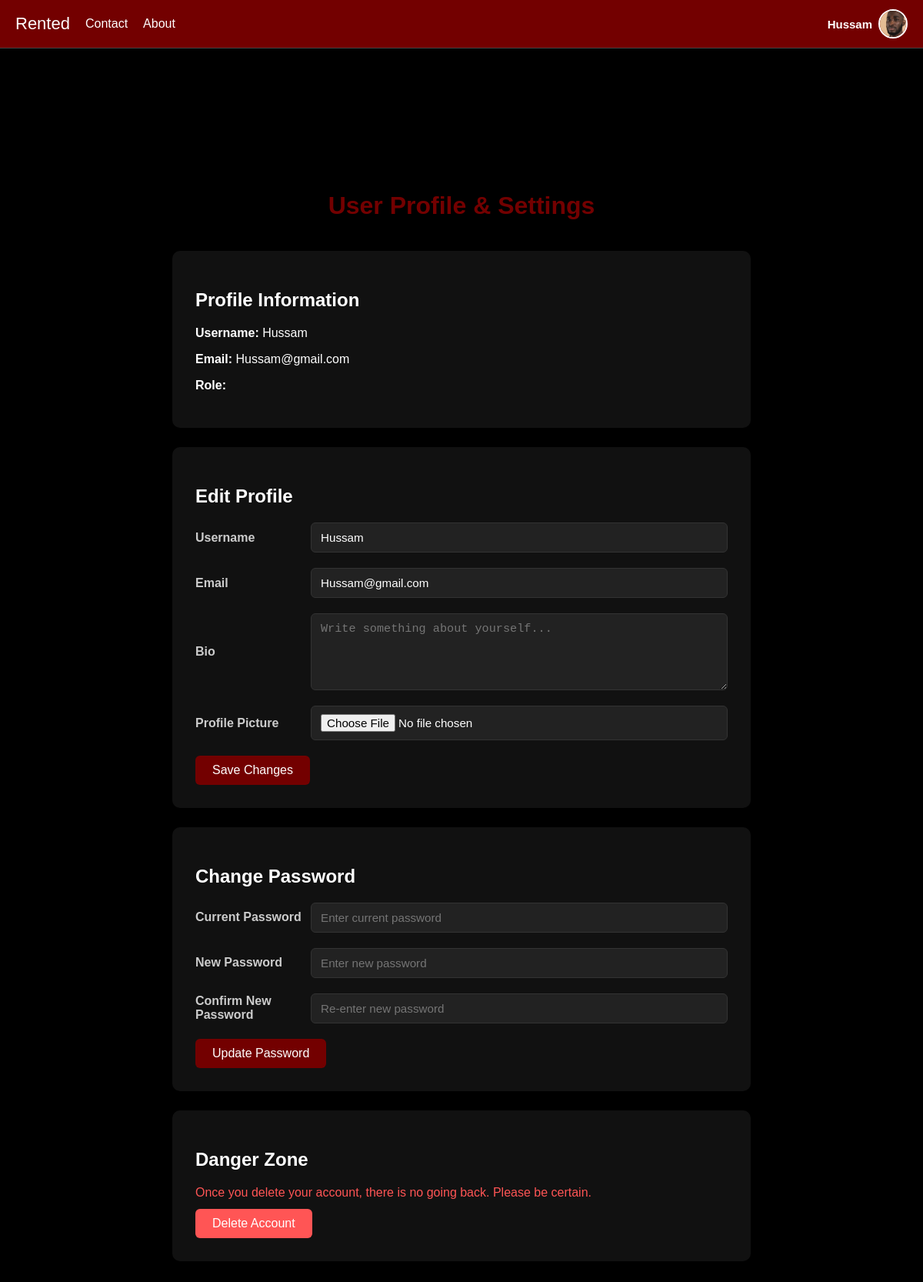
The page /profile (signed in) on the database its author committed.
### app.py (models this page shows)
class User(db.Model):
    id = db.Column(db.Integer, primary_key=True)
    username = db.Column(db.String(150), unique=True, nullable=False)
    email = db.Column(db.String(150), unique=True, nullable=True)
    password = db.Column(db.String(150), nullable=False)
    profile_pic = db.Column(db.String(300), default="profile_pics/default.png")
    is_admin = db.Column(db.Boolean, default=False)
    created_at = db.Column(db.DateTime, default=datetime.utcnow)
    listings = db.relationship("Listing", backref="user", cascade="all, delete-orphan")

### app.py (the view)
@app.route("/profile")
def profile():
    if "user_id" not in session:
        return redirect(url_for("login"))
    user = User.query.get(session["user_id"])
    return render_template("profile.html", user=user)

### app.py (called while the page is built)
@app.context_processor
def inject_user():
    if "user_id" in session:
        user = User.query.get(session["user_id"])
        return dict(user=user)
    return dict(user=None)

### templates/profile.html (shortened to what this page needs)
{% extends "base.html" %}
{% block content %}
<div class="container" style="max-width: 800px; margin-top: 100px;">
    <h1 style="text-align:center; color:#730000; margin-bottom:40px;">User Profile & Settings</h1>
    <div class="card modern-card">
        <h2>Profile Information</h2>
        <div class="profile-info">
            <p><strong>Username:</strong> {{ user.username }}</p>
            <p><strong>Email:</strong> {{ user.email }}</p>
            <p><strong>Role:</strong> {{ user.role }}</p>
        </div>
    </div>
    <div class="card modern-card">
        <h2>Edit Profile</h2>
        <form action="/update-profile" method="POST" enctype="multipart/form-data">
            <div class="form-row">
                <label for="username">Username</label>
                <input type="text" id="username" name="username" value="{{ user.username }}">
            </div>
            <div class="form-row">
                <label for="email">Email</label>
                <input type="email" id="email" name="email" value="{{ user.email }}">
            </div>
            <div class="form-row">
                <label for="bio">Bio</label>
                <textarea id="bio" name="bio" placeholder="Write something about yourself...">{{ user.bio }}</textarea>
            </div>
            <div class="form-row">
                <label for="profile_pic">Profile Picture</label>
                <input type="file" id="profile_pic" name="profile_pic" accept="image/*">
            </div>
            <button type="submit" class="btn">Save Changes</button>
        </form>
    </div>
    <div class="card modern-card">
        <h2>Change Password</h2>
        <form action="/update-password" method="POST">
            <div class="form-row">
                <label for="current_password">Current Password</label>
                <input type="password" id="current_password" name="current_password" placeholder="Enter current password" required>
            </div>
            <div class="form-row">
                <label for="new_password">New Password</label>
                <input type="password" id="new_password" name="new_password" placeholder="Enter new password" required>
            </div>
            <div class="form-row">
                <label for="confirm_password">Confirm New Password</label>
                <input type="password" id="confirm_password" name="confirm_password" placeholder="Re-enter new password" required>
            </div>
            <button type="submit" class="btn">Update Password</button>
        </form>
    </div>
    <div class="card modern-card">
        <h2>Danger Zone</h2>
        <p class="danger-text">Once you delete your account, there is no going back. Please be certain.</p>
        <form action="/delete-account" method="POST" onsubmit="return confirm('Are you sure you want to delete your account?');">
            <button type="submit" class="btn btn-danger">Delete Account</button>
        </form>
    </div>
</div>
{% endblock %}

### templates/base.html (shortened to what this page needs)
<!DOCTYPE html>
<html lang="en">
<head>
</head>
<body>
  <nav class="navbar">
    <div class="nav-left">
      <a href="{{ url_for('home') }}" class="logo">Rented</a>
      <a href="{{ url_for('contact') }}">Contact</a>
      <a href="{{ url_for('about') }}">About</a>
    </div>
    <div class="nav-right">
      {% if session.get('user_id') %}
        <div class="user-info">
          <span class="username">{{ user.username }}</span>
          <img src="{{ url_for('static', filename=user.profile_pic) }}" alt="Profile" class="profile-pic">
        </div>
      {% else %}
        <div class="auth-buttons">
          <a href="{{ url_for('login') }}" class="auth-link">Login</a>
          <a href="{{ url_for('signup') }}" class="auth-link">Sign Up</a>
        </div>
      {% endif %}
    </div>
  </nav>
  <div class="container">
    {% block content %}{% endblock %}
  </div>
</body>
</html>

### templates/base.html (style rules this page uses)
*, *::before, *::after { box-sizing: border-box; }
body { margin: 0; font-family: Arial, sans-serif; background: #000; color: #fff; min-height: 100vh; padding-top: 80px; }
a { text-decoration: none; color: inherit; }
.navbar { display: flex; justify-content: space-between; align-items: center; background: #730000; padding: 12px 20px; position: fixed; top: 0; left: 0; right: 0; z-index: 1000; border-bottom: 1px solid #444; }
.nav-left { display: flex; align-items: center; gap: 20px; }
.navbar a { color: #fff; font-weight: 500; }
.logo { font-family: 'Arial Black', sans-serif; font-size: 22px; color: #000; }
.user-info { display: flex; align-items: center; gap: 8px; position: relative; }
.username { font-weight: bold; font-size: 15px; }
.profile-pic { width: 38px; height: 38px; border-radius: 50%; object-fit: cover; cursor: pointer; border: 2px solid #fff; }
.container { max-width: 1000px; margin: 0 auto; padding: 24px; }

### templates/profile.html (style rules this page uses)
.modern-card { background: #111; padding: 30px; margin-bottom: 25px; border-radius: 10px; box-shadow: 0 4px 12px rgba(0,0,0,0.5); transition: transform 0.2s, box-shadow 0.2s; }
.form-row { display: flex; align-items: center; margin-bottom: 20px; }
.form-row label { flex: 0 0 150px; font-weight: bold; color: #ccc; }
.form-row input, .form-row textarea { flex: 1; padding: 10px 12px; border-radius: 6px; border: 1px solid #333; background: #222; color: #fff; font-size: 0.95rem; transition: border-color 0.2s; }
textarea { min-height: 100px; resize: vertical; }
.btn { background: #730000; color: #fff; padding: 10px 22px; border: none; border-radius: 6px; cursor: pointer; font-size: 1rem; font-weight: 500; transition: background 0.2s, transform 0.2s; }
.btn-danger { background: #f55; }
.danger-text { color: #f55; margin-bottom: 12px; }

### rows shown on the page
User: username "Hussam", profile_pic (picture), email "Hussam@gmail.com"
